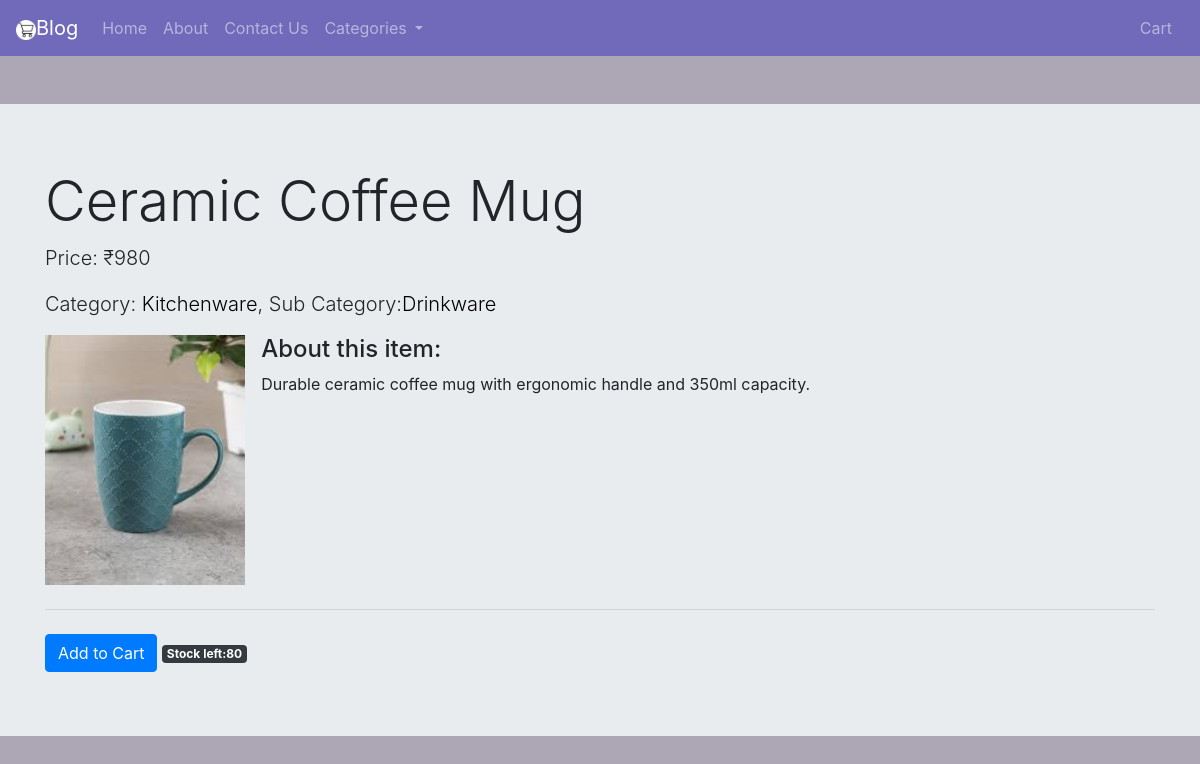
The page /product/19 on the database as committed earlier.
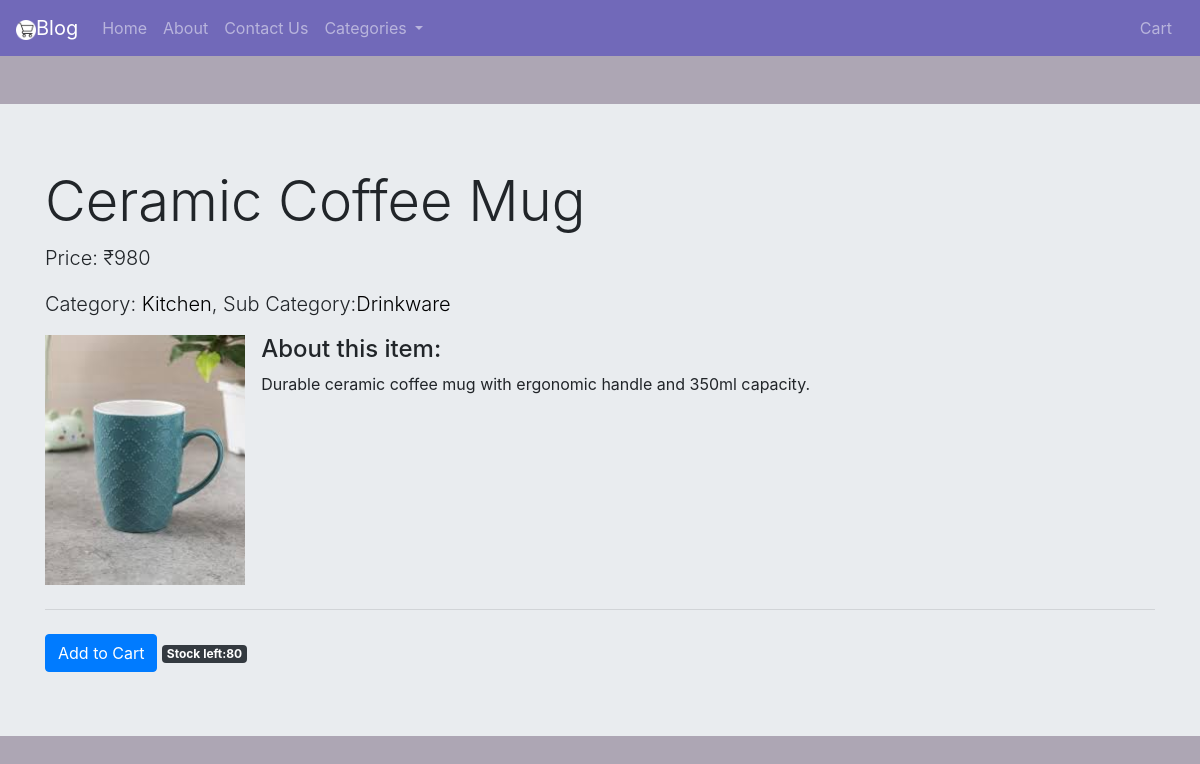
The same page on the database as committed later.
### blog/models.py (models this page shows, shortened)
class Product(models.Model):
    product_name = models.CharField(max_length=100, default='')
    category = models.CharField(max_length=20, choices = category_choices,default='Other')
    sub_category = models.CharField(max_length=50, default='')
    price = models.IntegerField(validators=[MinValueValidator(0)])
    number_of_stock = models.IntegerField(validators=[MinValueValidator(0)])
    description = models.CharField(max_length=400, default='')
    published_date = models.DateField(default=datetime.date.today)
    image = models.FileField(upload_to='blog/images/', default='', help_text='Recommended image size: 230×200 pixels')

### blog/views.py (the view)
# urls.py: path('product/<int:myid>', views.prod, name='Product'),
def prod(request, myid):
    product = Product.objects.filter(id=myid)
    param = {'product': product[0]}
    return render(request, 'blog/product.html', param)

### templates/blog/product.html (shortened to what this page needs)
{% extends "blog/basic.html" %}
{% block body %}
{% load static %}
{% load humanize %}
<div class="jumbotron jumbotron-fluid">
    <div class="container">
      <h1 class="display-4">{{product.product_name}}</h1>
      <p class="lead">Price: ₹{{product.price|intcomma}}</p>
      <p class="lead">Category: <a href="/category/{{product.category}}">{{product.category}}</a>, Sub Category:<a href="/sub category/{{product.sub_category}}">{{product.sub_category}}</a></p>
      <div class="media">
        <a href="/media/{{product.image}}">
        <img src="/media/{{product.image}}" class="align-self-center mr-3" height=250>
        </a>
        <div class="media-body">
          <h4 class="mt-0">About this item:</h4>
          <p>{{product.description}}</p>
        </div>
      </div>
      <hr class="my-4">
      {% if product.number_of_stock %}
      <a class="btn btn-primary" href="#" role="button">Add to Cart</a>
      {% else %}
      <span class="badge badge-dark">Arriving Soon</span>
      {% endif %}
      <span class="badge badge-dark">Stock left:{{product.number_of_stock}}</span>
    </div>
  </div>
{% endblock %}

Rows that differ between the two databases and show on the page:
changed Product "Ceramic Coffee Mug": category "Kitchenware" → "Kitchen"
